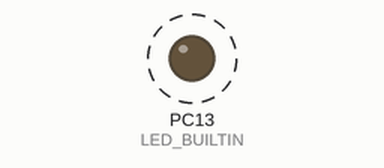
The sketch below on a simulated STM32 Blue Pill. Shown: output pins drawn as LEDs (lit = HIGH). Dashed ring = blinking.

Above: at 0.2 s.
Timing chart, 0 to 3.0 s (numbered marks = the images above):
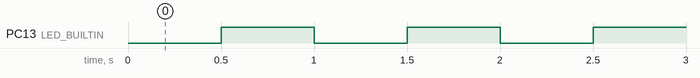

Measured:
- by itself, PC13 (LED_BUILTIN): alternates HIGH for 0.50 s and LOW for 0.50 s

The sketch:

LED_Blink.ino
```cpp
// STM32 Blue Pill onboard LED blink test
// Arduino IDE + STM32 Arduino Core

#ifndef LED_BUILTIN
#define LED_BUILTIN PC13
#endif

void setup() {
  pinMode(LED_BUILTIN, OUTPUT);
}

void loop() {

  digitalWrite(LED_BUILTIN, LOW);
  delay(500);

  digitalWrite(LED_BUILTIN, HIGH);
  delay(500);
}
```
